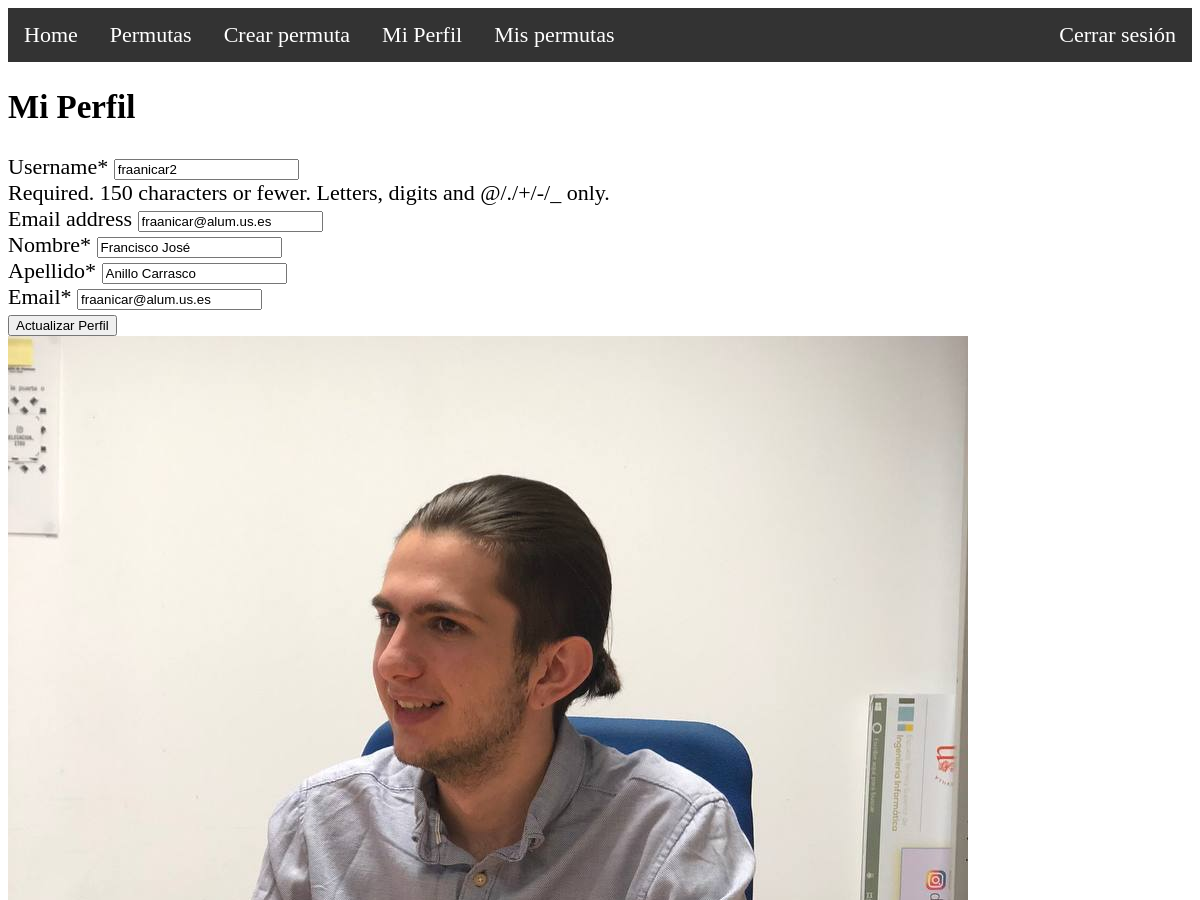
Page /accounts/profile/ (signed in, upper part) on the earlier database version.
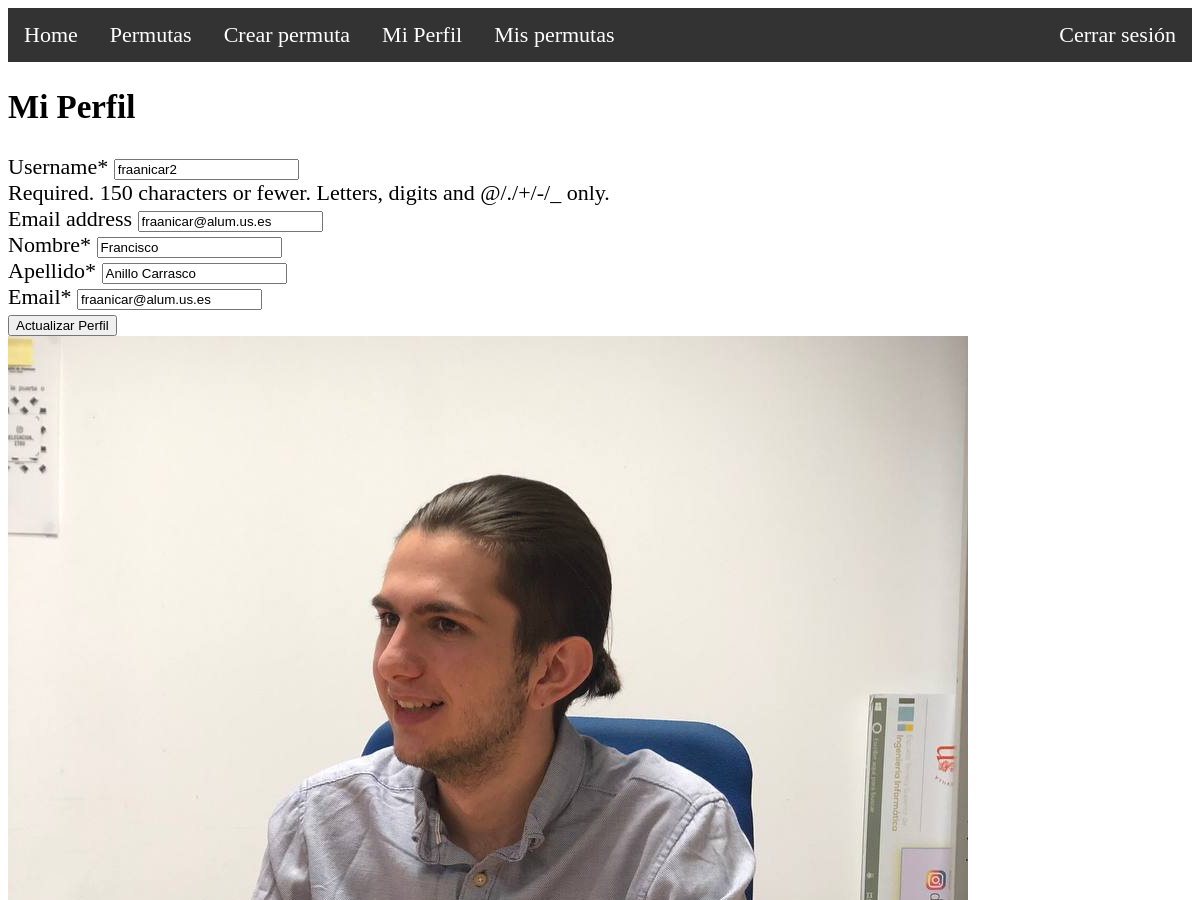
Same page on the later database version.
### Permutas/models.py (models this page shows, shortened)
class Estudiante(models.Model):
    user = models.OneToOneField(User, on_delete=models.CASCADE)
    nombre = models.CharField(max_length=255)
    apellido = models.CharField(max_length=255)
    email = models.EmailField(max_length=255)
    image = models.ImageField(default='default.jpg', upload_to='profile_pics')

### Permutas/views.py (the view)
# urls.py: path('accounts/profile/', profile, name='profile'),
@login_required
def profile(request):
    if request.method == 'POST':
        u_form = StudentUpdateForm(request.POST, instance=request.user)
        e_form = EstudianteUpdateForm(request.POST, request.FILES, instance=request.user.estudiante)
        if u_form.is_valid() and e_form.is_valid():
            u_form.save()
            e_form.save()
            messages.success(request, f'¡Tu perfil ha sido actualizado!')
            return redirect('profile')
    else:
        u_form = StudentUpdateForm(instance=request.user)
        e_form = EstudianteUpdateForm(instance=request.user.estudiante)
    context = {
        'u_form': u_form,
        'e_form': e_form
    }
    return render(request, 'profile.html', context)

### Permutas/views.py
class StudentUpdateForm(forms.ModelForm):
    class Meta:
        model = User
        fields = ['username', 'email']

class EstudianteUpdateForm(forms.ModelForm):
    class Meta:
        model = Estudiante
        fields = ['nombre', 'apellido', 'email']

### Permutas/templates/profile.html (shortened to what this page needs)
{% extends 'layout.html' %}
{% load crispy_forms_tags %}
{% block content %}
    <div class="profile-container">
        <h2>Mi Perfil</h2>
        <form method="POST" enctype="multipart/form-data">
            <div class="form-group">
                {{ u_form|crispy }}
                {{ e_form|crispy }}
            </div>
            <button type="submit" class="btn btn-primary">Actualizar Perfil</button>
        </form>
    </div>
    <div class="profile-image">
        {% if user.estudiante.image %}
            <img src="{{ user.estudiante.image.url }}" alt="Profile Image" class="img-thumbnail">
        {% else %}
            <img src="{{ MEDIA_URL }}default.jpg" alt="Default Profile Image" class="img-thumbnail">
        {% endif %}
    </div>
{% endblock content %}

Differences in the rows shown:
changed Estudiante "Anillo Carrasco": nombre "Francisco José" → "Francisco"
